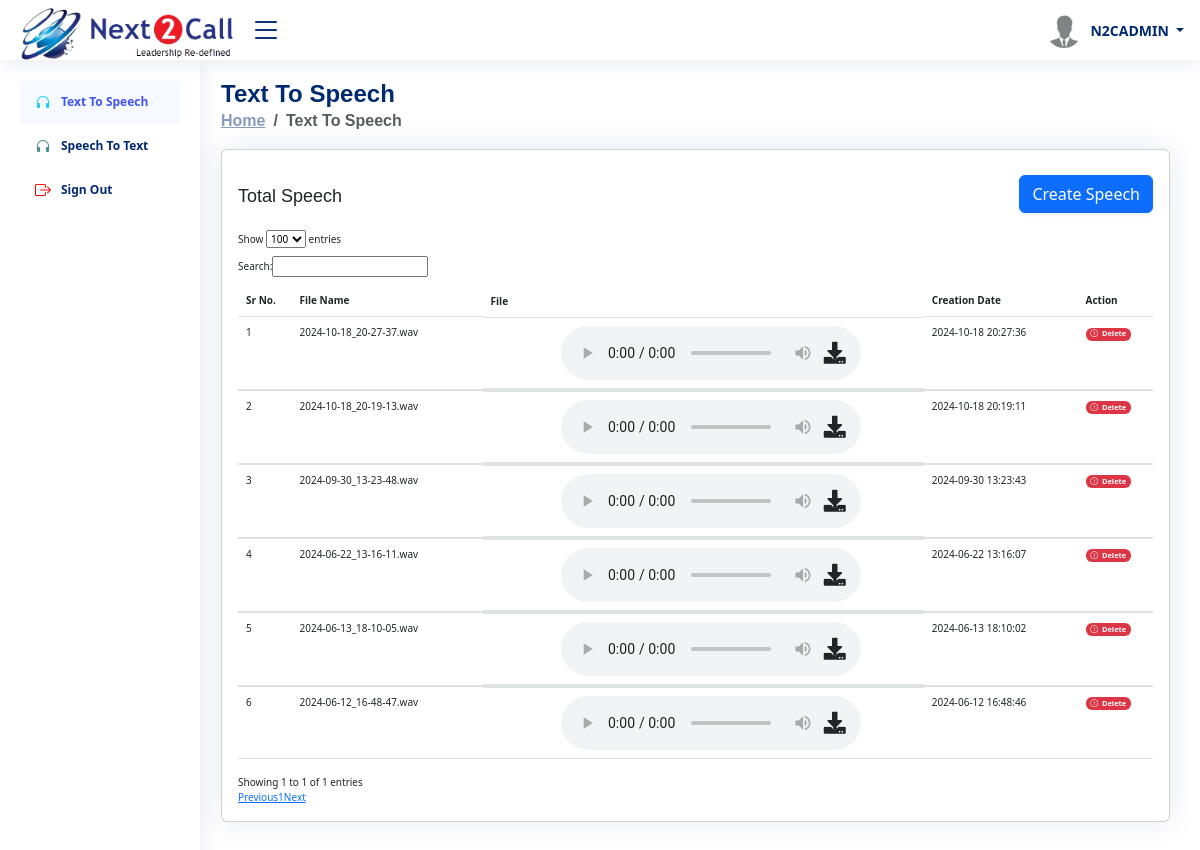
Screenshot of /index.php (signed in) with the database file from the repository.
### tables this page shows
CREATE TABLE `txtosp` (
  `id` int(11) NOT NULL,
  `file_name` varchar(500) NOT NULL,
  `date` varchar(100) NOT NULL,
  `status` varchar(10) NOT NULL,
  `campaign_name` varchar(100) NOT NULL
);

### index.php (the view, shortened to what this page needs)
<?php
include ('opendb.php');
$username = $_SESSION['username'] ?? '';
$tfnsel_1 = "SELECT * FROM user WHERE userName='$username'";
$data_1 = mysqli_query($con, $tfnsel_1);
if (mysqli_num_rows($data_1) > 0) {
  $user_r = mysqli_fetch_assoc($data_1);
  $user_type = $user_r['status'];
} else {
  $status = '0';
}
?>
<?php include "headerlink.php" ?>
<body>
    <?php include "header.php" ?>
    <?php
  include "sidebar.php" ?>
    <main id="main" class="main">
        <div class="pagetitle">
            <h1>Text To Speech</h1>
            <nav>
                <ol class="breadcrumb">
                    <li class="breadcrumb-item"><a href="index.php">Home</a></li>
                    <li class="breadcrumb-item active">Text To Speech</li>
                </ol>
            </nav>
        </div>
        <section class="section dashboard">
            <div class="row">
                <div class="col-lg-12">
                    <div class="row">
                        <div class="col-12">
                            <div class="card recent-sales overflow-auto">
                                <div class="card-body">
                                    <div class="row">
                                        <div class="col-sm-12 ticket_but">
                                            <h5 class="card-title">Total Speech</h5>
                                            <div class="" style="float:right;  margin-top:-55px; margin-left:-50px;">
                                                <?php
                        if ($user_type != '5') {
                          echo '<button class="btn btn-md btn-primary shadow-sm best_font" data-toggle="modal" data-target="#staticBackdrop">Create Speech</button>';
                        }
                        ?>
                                            </div>
                                        </div>
                                    </div>
                                    <table class="table" id="example">
                                        <thead>
                                            <tr>
                                                <th>Sr No.</th>
                                                <th>File Name</th>
                                                <th>File</th>
                                                <th>Creation Date</th>
                                                <th>Action</th>
                                            </tr>
                                        </thead>
                                        <?php
                    $sr = 1;
                        $query = "SELECT * FROM txtosp WHERE status='1' ORDER BY id DESC";
                    $data_query = mysqli_query($con, $query);
                    while ($row = mysqli_fetch_array($data_query)) {
                        $file_nm = $row['file_name'];
                      ?>
                                        <tbody>
                                            <tr>
                                                <td><?= $sr; ?></td>
                                                <td><?= $file_nm; ?></td>
                                                <td class="d-flex mx-auto align-items-center">
                                                    <div class="audio-controls mx-auto ml-2">
                                                        <audio class="audio-player" src="ivr_file/<?= $file_nm ?>"
                                                            type="audio/wav" controls>
                                                        </audio>
                                                        <a href="ivr_file/<?= $file_nm ?>" download
                                                            class="text-dark audio-download" title="Download Audio File">
                                                            <i class="fas fa-download"></i>
                                                        </a>
                                                    </div>
                                                </td>
                                                <td><?= $row['date']; ?></td>
                                                <td>
                                                    <a id="click_delete" data-id="<?= $row['id'] ?>"
                                                        data-list_id="<?= $row['id'] ?>"><span
                                                            class="badge bg-danger cursor-p"><i
                                                                class="bi bi-exclamation-octagon me-1"></i>Delete</span></a>
                                                </td>
                                            </tr>
                                        </tbody>
                                        <?php $sr++; } ?>
                                    </table>
                                </div>
                            </div>
                        </div>
                    </div>
                </div>
            </div>
        </section>
    </main>
    <?php include "footerlink.php" ?>
</body>
</html>

### assets/css/style.css (style rules this page uses)
:root { scroll-behavior: smooth; }
.cursor-p { cursor: pointer; }
body { font-family: "Open Sans", sans-serif; background: #f6f9ff; color: #444444; }
a { color: #4154f1; text-decoration: none; }
h1, h2, h3, h4, h5, h6 { font-family: "Nunito", sans-serif; }
#main { margin-top: 60px; padding: 20px 30px; transition: all 0.3s; }
.pagetitle { margin-bottom: 10px; }
.pagetitle h1 { font-size: 24px; margin-bottom: 0; font-weight: 600; color: #012970; }
.card { margin-bottom: 30px; border: none; border-radius: 5px; box-shadow: 0px 0 30px rgba(1, 41, 112, 0.1); }
.card-title { padding: 20px 0 15px 0; font-size: 18px; font-weight: 500; color: #012970; font-family: "Poppins", sans-serif; }
.card-body { padding: 0 20px 20px 20px; }
.breadcrumb { font-size: 14px; font-family: "Nunito", sans-serif; color: #899bbd; font-weight: 600; }
.breadcrumb a { color: #899bbd; transition: 0.3s; }
.breadcrumb .breadcrumb-item::before { color: #899bbd; }
.breadcrumb .active { color: #51678f; font-weight: 600; }
@media (min-width: 1200px) { #main, #footer { margin-left: 191px; } }
.dashboard .recent-sales { font-size: 10px; }
.dashboard .recent-sales .table thead { background: #f6f6fe; }
.dashboard .recent-sales .table thead th { border: 0; }
.ticket_but { width : 100%; height: 10%; }

### index.php (style rules this page uses)
.audio-controls { display: flex; align-items: center; gap: 10px; }
.audio-player { display: inline-block; }
.audio-download { margin-left: 10px; font-size: 1.2em; color: #6c757d; position:relative; margin-left : -47px; font-size: 22px; }

### rows the page displays
txtosp: file_name "2024-10-18_20-27-37.wav", date "2024-10-18 20:27:36"
txtosp: file_name "2024-10-18_20-19-13.wav", date "2024-10-18 20:19:11"
txtosp: file_name "2024-09-30_13-23-48.wav", date "2024-09-30 13:23:43"
txtosp: file_name "2024-06-22_13-16-11.wav", date "2024-06-22 13:16:07"
txtosp: file_name "2024-06-13_18-10-05.wav", date "2024-06-13 18:10:02"
txtosp: file_name "2024-06-12_16-48-47.wav", date "2024-06-12 16:48:46"

### other values shown
$username "N2CADMIN"
